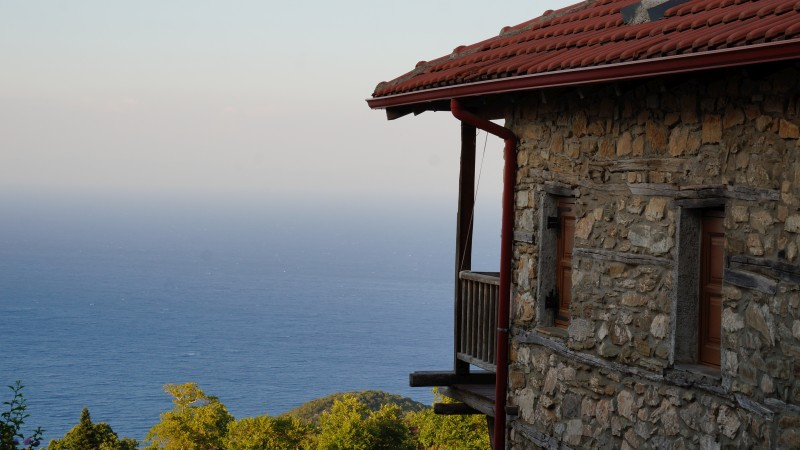
#> input picture digikep_negyedik_kicsi/PalPant_800.jpg, 800 x 450 px
$ python DeakTamas_CV8RM0.py
#> lines starting #> are read from the running program, lines starting #| are printed output that depends on the picture; after the words box and inside, x2 and y2 are one past the last pixel; in counts of white or black regions, pixels touching at a corner belong together
import cv2
import numpy as np

def hsv_segment(interval_H, interval_S, interval_V):
    global imgHSV

    minHSV = np.array([interval_H[0], interval_S[0], interval_V[0]])
    maxHSV = np.array([interval_H[1], interval_S[1], interval_V[1]])
    segmented = cv2.inRange(imgHSV, minHSV, maxHSV)

    # rgb felbontás
    segmented_rgb = cv2.merge([segmented, segmented, segmented])

    return segmented_rgb


# eredeti kép betöltése
img = cv2.imread('PalPant_800.jpg', cv2.IMREAD_COLOR)
#> img is the input picture: shape (450, 800, 3); mean B, G, R 115, 113.7, 112.6

# simítás az eredeti képen
blurred = cv2.GaussianBlur(img, (3, 3), sigmaX=2.0, sigmaY=2.0)
# BGR->HSV
imgHSV = cv2.cvtColor(blurred, cv2.COLOR_BGR2HSV)
#> imgHSV: shape (450, 800, 3); mean H, S, V 52.7, 71.7, 127.5

# szegmentálás HSV színtartományon
segmented_rgb = hsv_segment((101, 113), (8, 140), (129, 205))
#> in hsv_segment, `segmented = cv2.inRange(imgHSV, minHSV, maxHSV)`:
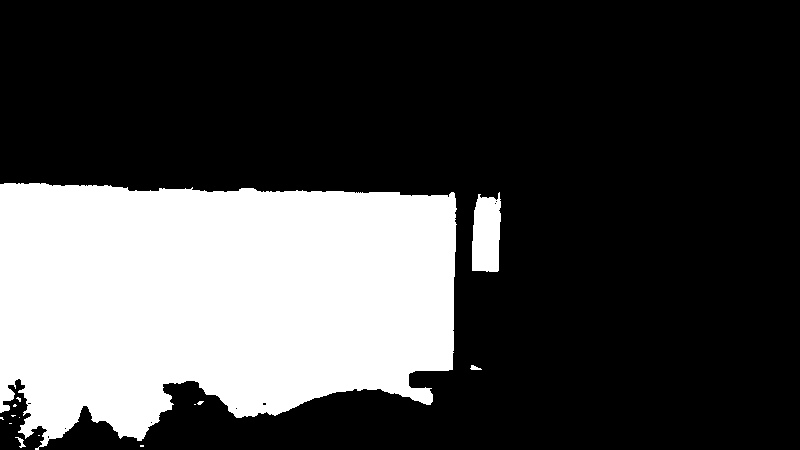
#> segmented: shape (450, 800); 27.9% white; 14 white regions (10 under 20 px), largest, box (x1, y1, x2, y2) and area: (0, 183, 457, 450) 98318, (472, 192, 501, 272) 1969, (15, 437, 26, 448) 42, (470, 365, 482, 370) 37
# cv2.imshow("segmented_rgb", segmented_rgb)

# maszk és eredeti összeolvasztása
mask_color = cv2.bitwise_and(segmented_rgb, img)
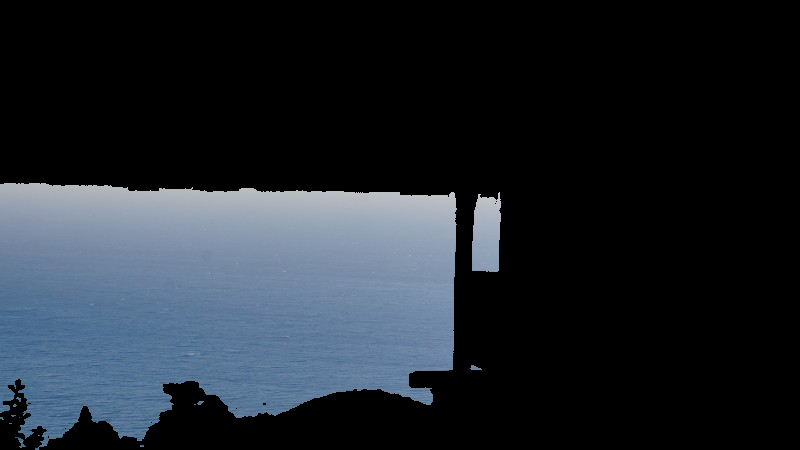
#> mask_color: shape (450, 800, 3); mean of channels 0, 1, 2 45.4, 38.1, 31.7; drawn as B, G, R
# cv2.imshow("mask_color", mask_color)

# az invertált maszk és eredeti összeolvasztása -> szürke
mask_inv = cv2.bitwise_not(mask_color)
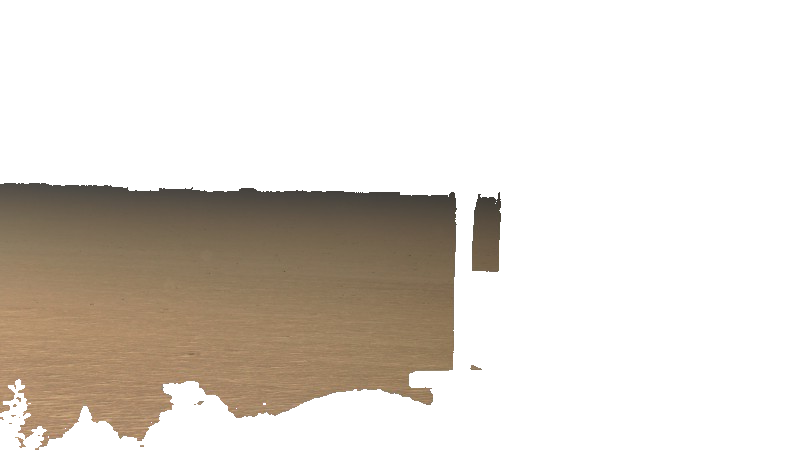
#> mask_inv: shape (450, 800, 3); mean of channels 0, 1, 2 209.6, 216.9, 223.3; drawn as B, G, R
background_color = cv2.bitwise_and(mask_inv, img)
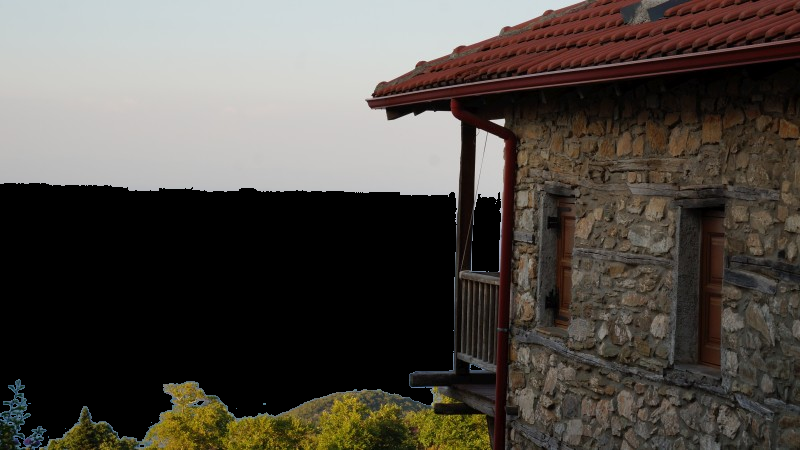
#> background_color: shape (450, 800, 3); mean of channels 0, 1, 2 69.6, 75.6, 80.9; drawn as B, G, R
background = cv2.cvtColor(background_color, cv2.COLOR_BGR2GRAY)
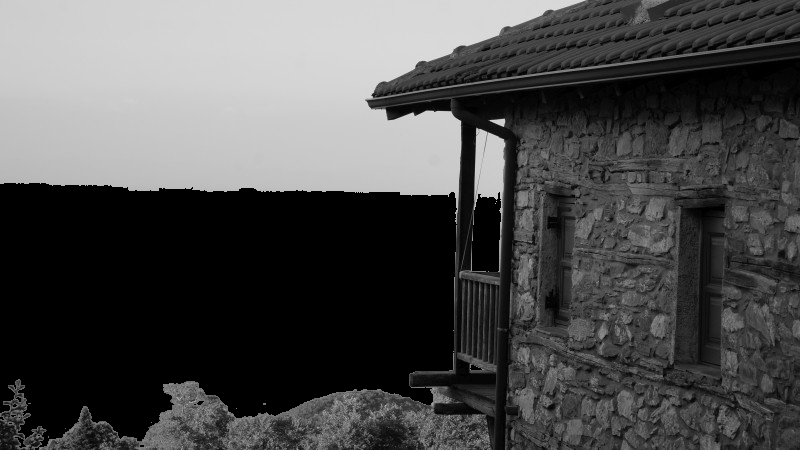
#> background: shape (450, 800); min 0, max 230, mean 76.5
# cv2.imshow('Background', background)
alma = cv2.merge([background, background, background])

result = cv2.add(alma, mask_color)
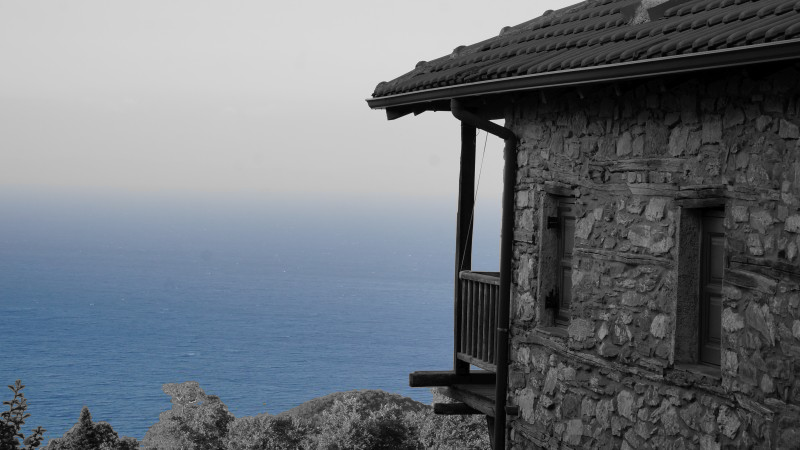
#> result: shape (450, 800, 3); mean of channels 0, 1, 2 121.9, 114.6, 108.2; drawn as B, G, R
# cv2.imshow('Result', result)

cv2.imwrite('output.jpg', result)

cv2.waitKey(0)
cv2.destroyAllWindows()
